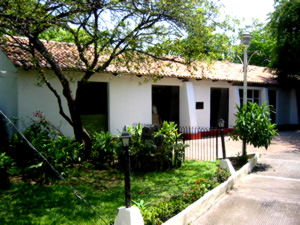
#> input picture imagenes/18871.jpeg, 300 x 225 px, found by its file name
$ python prueba4.py
#> lines starting #> are read from the running program, lines starting #| are printed output that depends on the picture
import numpy as np
import cv2 as cv
from matplotlib import pyplot as plt

img = cv.imread('imagenes/18871.jpeg', 0)
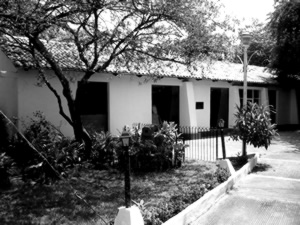
#> img: shape (225, 300); min 0, max 255, mean 104.4
# Initiate ORB detector
orb = cv.ORB_create()
# find the keypoints with ORB
kp = orb.detect(img, None)
#> kp = 442 keypoints; strongest (x, y, size): (224, 156, 31), (214, 139, 31), (200, 104, 53.6), (219, 138, 31)
# compute the descriptors with ORB
kp, des = orb.compute(img, kp)
# draw only keypoints location,not size and orientation
img2 = cv.drawKeypoints(img, kp, None, color=(0, 255, 0), flags=0)
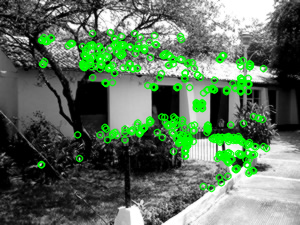
#> img2: shape (225, 300, 3); mean of channels 0, 1, 2 94.1, 115.8, 94.1; drawn as B, G, R
plt.imshow(img2), plt.show()

$ run again, with imagenes/duplicada.jpg copied over imagenes/18871.jpeg
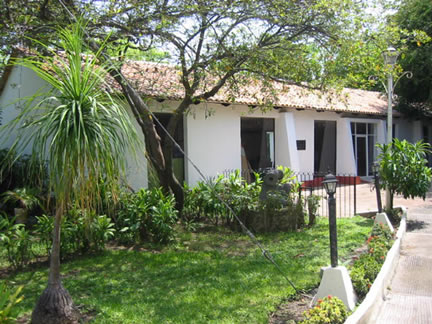
#> input picture imagenes/duplicada.jpg, 432 x 324 px, found by its file name
#> `img = cv.imread('imagenes/18871.jpeg', 0)`:
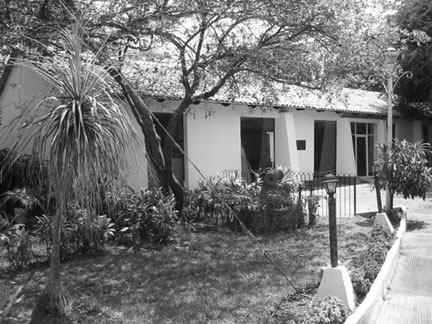
#> img: shape (324, 432); min 4, max 255, mean 117.9
#> kp = 500 keypoints; strongest (x, y, size): (135, 43, 31), (352, 186, 31), (137, 45, 31), (189, 44, 31)
#> `img2 = cv.drawKeypoints(img, kp, None, color=(0, 255, 0), flags=0)`:
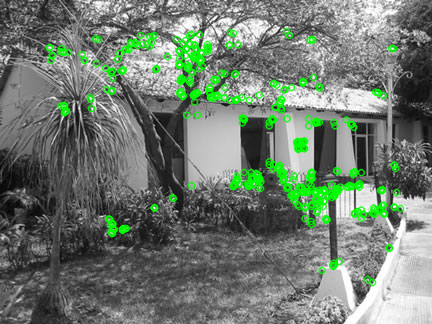
#> img2: shape (324, 432, 3); mean of channels 0, 1, 2 111.1, 123.6, 111.1; drawn as B, G, R
